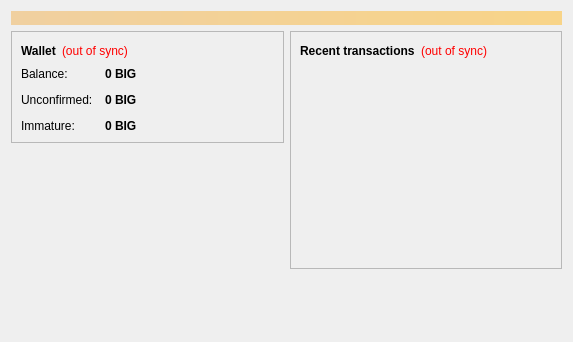
<?xml version="1.0" encoding="UTF-8"?>
<ui version="4.0">
 <class>OverviewPage</class>
 <widget class="QWidget" name="OverviewPage">
  <property name="geometry">
   <rect>
    <x>0</x>
    <y>0</y>
    <width>573</width>
    <height>342</height>
   </rect>
  </property>
  <property name="windowTitle">
   <string>Form</string>
  </property>
  <layout class="QVBoxLayout" name="topLayout">
   <item>
    <widget class="QLabel" name="labelAlerts">
     <property name="visible">
      <bool>false</bool>
     </property>
     <property name="styleSheet">
      <string notr="true">background-color: qlineargradient(x1: 0, y1: 0, x2: 1, y2: 0, stop:0 #F0D0A0, stop:1 #F8D488); color:#000000;</string>
     </property>
     <property name="wordWrap">
      <bool>true</bool>
     </property>
     <property name="margin">
      <number>3</number>
     </property>
    </widget>
   </item>
   <item>
    <layout class="QHBoxLayout" name="horizontalLayout" stretch="1,1">
     <item>
      <layout class="QVBoxLayout" name="verticalLayout_2">
       <item>
        <widget class="QFrame" name="frame">
         <property name="frameShape">
          <enum>QFrame::StyledPanel</enum>
         </property>
         <property name="frameShadow">
          <enum>QFrame::Raised</enum>
         </property>
         <layout class="QVBoxLayout" name="verticalLayout_4">
          <item>
           <layout class="QHBoxLayout" name="horizontalLayout_4">
            <item>
             <widget class="QLabel" name="label_5">
              <property name="font">
               <font>
                <weight>75</weight>
                <bold>true</bold>
               </font>
              </property>
              <property name="text">
               <string>Wallet</string>
              </property>
             </widget>
            </item>
            <item>
             <widget class="QLabel" name="labelWalletStatus">
              <property name="toolTip">
               <string>The displayed information may be out of date. Your wallet automatically synchronizes with the BIGBullion network after a connection is established, but this process has not completed yet.</string>
              </property>
              <property name="styleSheet">
               <string notr="true">QLabel { color: red; }</string>
              </property>
              <property name="text">
               <string notr="true">(out of sync)</string>
              </property>
              <property name="alignment">
               <set>Qt::AlignLeading|Qt::AlignLeft|Qt::AlignVCenter</set>
              </property>
             </widget>
            </item>
            <item>
             <spacer name="horizontalSpacer_2">
              <property name="orientation">
               <enum>Qt::Horizontal</enum>
              </property>
              <property name="sizeHint" stdset="0">
               <size>
                <width>40</width>
                <height>20</height>
               </size>
              </property>
             </spacer>
            </item>
           </layout>
          </item>
          <item>
           <layout class="QFormLayout" name="formLayout_2">
            <property name="fieldGrowthPolicy">
             <enum>QFormLayout::AllNonFixedFieldsGrow</enum>
            </property>
            <property name="horizontalSpacing">
             <number>12</number>
            </property>
            <property name="verticalSpacing">
             <number>12</number>
            </property>
            <item row="0" column="0">
             <widget class="QLabel" name="label">
              <property name="text">
               <string>Balance:</string>
              </property>
             </widget>
            </item>
            <item row="0" column="1">
             <widget class="QLabel" name="labelBalance">
              <property name="font">
               <font>
                <weight>75</weight>
                <bold>true</bold>
               </font>
              </property>
              <property name="cursor">
               <cursorShape>IBeamCursor</cursorShape>
              </property>
              <property name="toolTip">
               <string>Your current balance</string>
              </property>
              <property name="text">
               <string notr="true">0 BIG</string>
              </property>
              <property name="textInteractionFlags">
               <set>Qt::LinksAccessibleByMouse|Qt::TextSelectableByKeyboard|Qt::TextSelectableByMouse</set>
              </property>
             </widget>
            </item>
            <item row="1" column="0">
             <widget class="QLabel" name="label_3">
              <property name="text">
               <string>Unconfirmed:</string>
              </property>
             </widget>
            </item>
            <item row="1" column="1">
             <widget class="QLabel" name="labelUnconfirmed">
              <property name="font">
               <font>
                <weight>75</weight>
                <bold>true</bold>
               </font>
              </property>
              <property name="cursor">
               <cursorShape>IBeamCursor</cursorShape>
              </property>
              <property name="toolTip">
               <string>Total of transactions that have yet to be confirmed, and do not yet count toward the current balance</string>
              </property>
              <property name="text">
               <string notr="true">0 BIG</string>
              </property>
              <property name="textInteractionFlags">
               <set>Qt::LinksAccessibleByMouse|Qt::TextSelectableByKeyboard|Qt::TextSelectableByMouse</set>
              </property>
             </widget>
            </item>
            <item row="2" column="0">
             <widget class="QLabel" name="labelImmatureText">
              <property name="text">
               <string>Immature:</string>
              </property>
             </widget>
            </item>
            <item row="2" column="1">
             <widget class="QLabel" name="labelImmature">
              <property name="font">
               <font>
                <weight>75</weight>
                <bold>true</bold>
               </font>
              </property>
              <property name="toolTip">
               <string>Mined balance that has not yet matured</string>
              </property>
              <property name="text">
               <string notr="true">0 BIG</string>
              </property>
              <property name="textInteractionFlags">
               <set>Qt::LinksAccessibleByMouse|Qt::TextSelectableByKeyboard|Qt::TextSelectableByMouse</set>
              </property>
             </widget>
            </item>
           </layout>
          </item>
         </layout>
        </widget>
       </item>
       <item>
        <spacer name="verticalSpacer">
         <property name="orientation">
          <enum>Qt::Vertical</enum>
         </property>
         <property name="sizeHint" stdset="0">
          <size>
           <width>20</width>
           <height>40</height>
          </size>
         </property>
        </spacer>
       </item>
      <item>
         <widget class="QLabel" name="coinimage">
          <property name="text">
           <string/>
          </property>
          <property name="pixmap">
           <pixmap resource="../bitcoin.qrc">:/icons/bitcoin</pixmap>
          </property>
          <property name="scaledContents">
           <bool>false</bool>
          </property>
          <property name="alignment">
           <set>Qt::AlignCenter</set>
          </property>
          <property name="margin">
           <number>-2</number>
          </property>
         </widget>
        </item>
      </layout>
     </item>
     <item>
      <layout class="QVBoxLayout" name="verticalLayout_3">
       <item>
        <widget class="QFrame" name="frame_2">
         <property name="frameShape">
          <enum>QFrame::StyledPanel</enum>
         </property>
         <property name="frameShadow">
          <enum>QFrame::Raised</enum>
         </property>
         <layout class="QVBoxLayout" name="verticalLayout">
          <item>
           <layout class="QHBoxLayout" name="horizontalLayout_2">
            <item>
             <widget class="QLabel" name="label_4">
              <property name="text">
               <string>&lt;b&gt;Recent transactions&lt;/b&gt;</string>
              </property>
             </widget>
            </item>
            <item>
             <widget class="QLabel" name="labelTransactionsStatus">
              <property name="toolTip">
               <string>The displayed information may be out of date. Your wallet automatically synchronizes with the BIGBullion network after a connection is established, but this process has not completed yet.</string>
              </property>
              <property name="styleSheet">
               <string notr="true">QLabel { color: red; }</string>
              </property>
              <property name="text">
               <string notr="true">(out of sync)</string>
              </property>
              <property name="alignment">
               <set>Qt::AlignRight|Qt::AlignTrailing|Qt::AlignVCenter</set>
              </property>
             </widget>
            </item>
            <item>
             <spacer name="horizontalSpacer">
              <property name="orientation">
               <enum>Qt::Horizontal</enum>
              </property>
              <property name="sizeHint" stdset="0">
               <size>
                <width>40</width>
                <height>20</height>
               </size>
              </property>
             </spacer>
            </item>
           </layout>
          </item>
          <item>
           <widget class="QListView" name="listTransactions">
            <property name="styleSheet">
             <string notr="true">QListView { background: transparent; }</string>
            </property>
            <property name="frameShape">
             <enum>QFrame::NoFrame</enum>
            </property>
            <property name="verticalScrollBarPolicy">
             <enum>Qt::ScrollBarAlwaysOff</enum>
            </property>
            <property name="horizontalScrollBarPolicy">
             <enum>Qt::ScrollBarAlwaysOff</enum>
            </property>
            <property name="selectionMode">
             <enum>QAbstractItemView::NoSelection</enum>
            </property>
           </widget>
          </item>
         </layout>
        </widget>
       </item>
       <item>
        <spacer name="verticalSpacer_2">
         <property name="orientation">
          <enum>Qt::Vertical</enum>
         </property>
         <property name="sizeHint" stdset="0">
          <size>
           <width>20</width>
           <height>40</height>
          </size>
         </property>
        </spacer>
       </item>
      </layout>
     </item>
    </layout>
   </item>
  </layout>
 </widget>
 <resources/>
 <connections/>
</ui>
